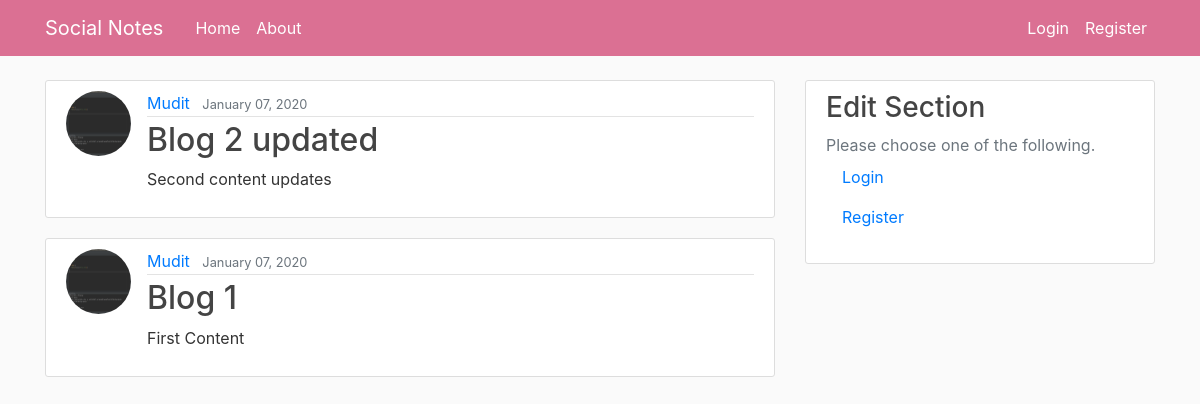
/, run on an earlier commit of the app's database.
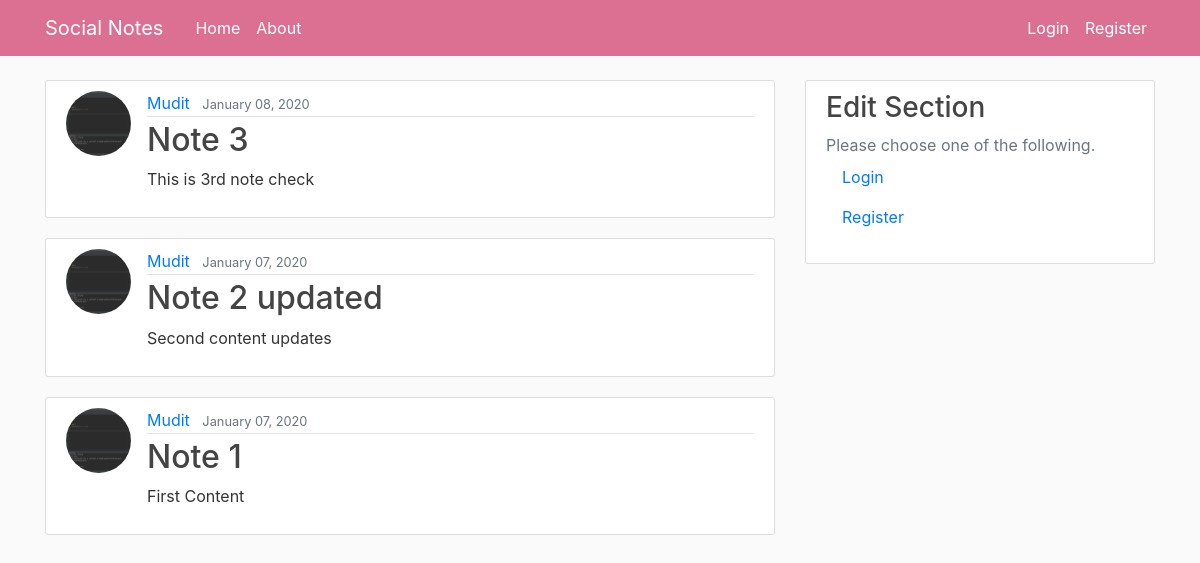
And on a later commit of the database.
### blog/models.py (models this page shows, shortened)
class Post(models.Model):
	title=models.CharField(max_length=100)
	content=models.TextField()
	date_posted=models.DateTimeField(default=timezone.now)
	author=models.ForeignKey(User, on_delete=models.CASCADE)

### users/models.py (models this page shows, shortened)
class Profile(models.Model):
	user= models.OneToOneField(User, on_delete=models.CASCADE)
	image=models.ImageField(default='default.jpg', upload_to='profile_pics')

### blog/views.py (the view)
# urls.py: path('', PostListView.as_view(), name='blog-home'),
class PostListView(ListView):
	model=Post
	template_name = 'blog/home.html'
	context_object_name = 'posts'
	ordering= ['-date_posted']

### blog/templates/blog/home.html
{% extends "blog/base.html" %}
{% block content %}
    {% for post in posts %}
        <article class="media content-section">
          <img class="rounded-circle article-img" src="{{ post.author.profile.image.url }}">
          <div class="media-body">
            <div class="article-metadata">
              <a class="mr-2" href="#">{{ post.author }}</a>
              <small class="text-muted">{{ post.date_posted|date:"F d, Y" }}</small>
            </div>
            <h2><a class="article-title" href="{% url 'post-detail' post.id %}">{{ post.title }}</a></h2>
            <p class="article-content">{{ post.content }}</p>
          </div>
        </article>
    {% endfor %}
{% endblock content %}

What changed in the data, as far as the page shows it:
added Post: author.profile.image (picture), author "Mudit", date_posted "January 08, 2020", title "Note 3", content "This is 3rd note check"
changed Post "Second content updates": title "Blog 2 updated" → "Note 2 updated"
changed Post "First Content": title "Blog 1" → "Note 1"
